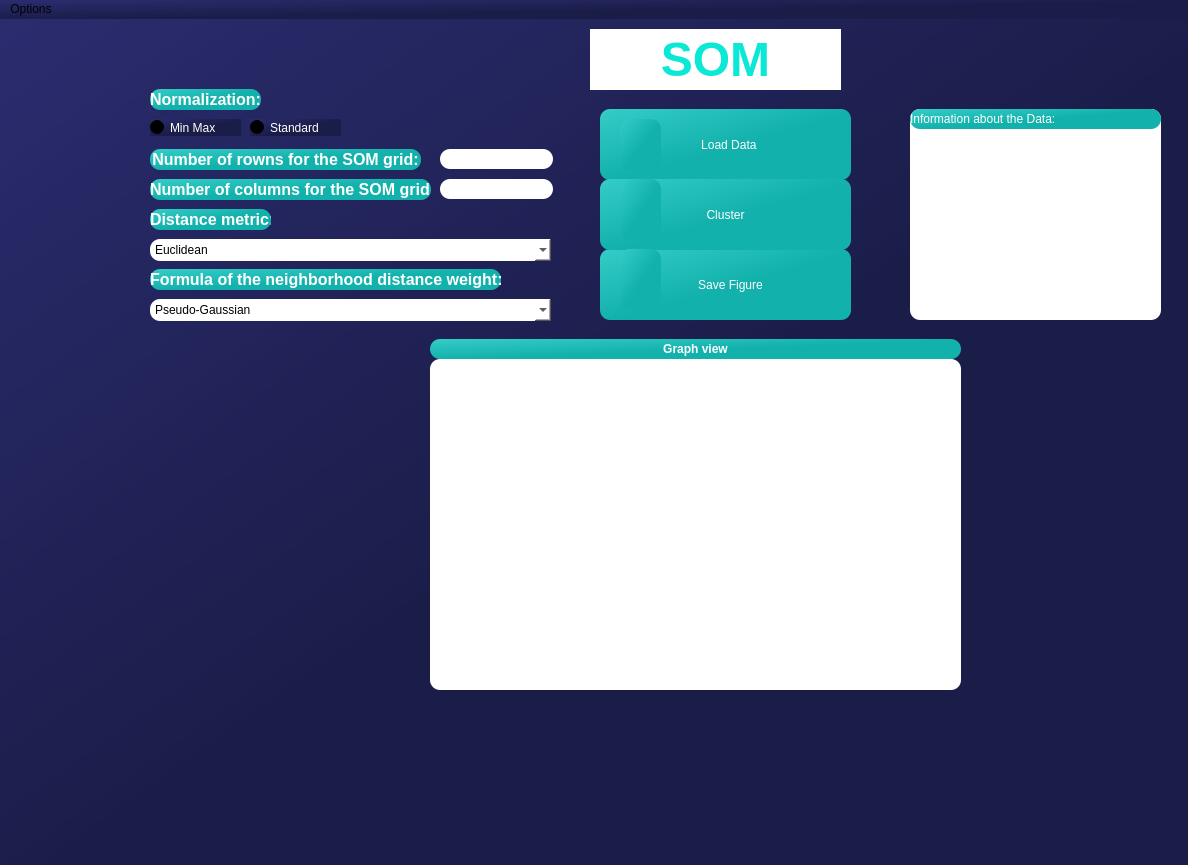
<?xml version="1.0" encoding="UTF-8"?>
<ui version="4.0">
 <class>janela1</class>
 <widget class="QMainWindow" name="janela1">
  <property name="geometry">
   <rect>
    <x>0</x>
    <y>0</y>
    <width>1188</width>
    <height>865</height>
   </rect>
  </property>
  <property name="windowTitle">
   <string>PyPower PM</string>
  </property>
  <property name="windowIcon">
   <iconset>
    <normaloff>../../Downloads/brain.png</normaloff>../../Downloads/brain.png</iconset>
  </property>
  <property name="styleSheet">
   <string notr="true">background-color: qlineargradient(spread:pad, x1:0, y1:0, x2:1, y2:1, stop:0 rgba(42, 44, 111, 255), stop:0.522887 rgba(27, 29, 73, 255));
border-radius: 10px;
</string>
  </property>
  <widget class="QWidget" name="centralwidget">
   <widget class="QLabel" name="label_4">
    <property name="geometry">
     <rect>
      <x>150</x>
      <y>70</y>
      <width>111</width>
      <height>21</height>
     </rect>
    </property>
    <property name="styleSheet">
     <string notr="true">font: 8pt &quot;Calisto MT&quot;;
color: rgb(255, 255, 255);
background-color: qlineargradient(spread:pad, x1:0, y1:0, x2:1, y2:1, stop:0 rgba(52, 204, 199, 255), stop:0.528947 rgba(19, 177, 172, 255));</string>
    </property>
    <property name="text">
     <string>&lt;html&gt;&lt;head/&gt;&lt;body&gt;&lt;p align=&quot;center&quot;&gt;&lt;span style=&quot; font-size:12pt; font-weight:600;&quot;&gt;Normalization:&lt;/span&gt;&lt;/p&gt;&lt;/body&gt;&lt;/html&gt;</string>
    </property>
   </widget>
   <widget class="QRadioButton" name="radioButton_2">
    <property name="geometry">
     <rect>
      <x>250</x>
      <y>100</y>
      <width>91</width>
      <height>17</height>
     </rect>
    </property>
    <property name="styleSheet">
     <string notr="true">
font: 75 12pt &quot;Calisto MT&quot;;
color: rgb(255, 255, 255);</string>
    </property>
    <property name="text">
     <string>Standard</string>
    </property>
   </widget>
   <widget class="QComboBox" name="comboBox_2">
    <property name="geometry">
     <rect>
      <x>150</x>
      <y>280</y>
      <width>401</width>
      <height>22</height>
     </rect>
    </property>
    <property name="styleSheet">
     <string notr="true">background-color: rgb(255, 255, 255);</string>
    </property>
    <item>
     <property name="text">
      <string>Pseudo-Gaussian</string>
     </property>
    </item>
    <item>
     <property name="text">
      <string>Mexican-Hat</string>
     </property>
    </item>
   </widget>
   <widget class="QLineEdit" name="lineEdit">
    <property name="geometry">
     <rect>
      <x>440</x>
      <y>130</y>
      <width>113</width>
      <height>20</height>
     </rect>
    </property>
    <property name="styleSheet">
     <string notr="true">background-color: rgb(255, 255, 255);</string>
    </property>
   </widget>
   <widget class="QRadioButton" name="radioButton">
    <property name="geometry">
     <rect>
      <x>150</x>
      <y>100</y>
      <width>91</width>
      <height>17</height>
     </rect>
    </property>
    <property name="styleSheet">
     <string notr="true">
font: 75 12pt &quot;Calisto MT&quot;;
color: rgb(255, 255, 255);</string>
    </property>
    <property name="text">
     <string>Min Max</string>
    </property>
   </widget>
   <widget class="QLabel" name="label_6">
    <property name="geometry">
     <rect>
      <x>150</x>
      <y>160</y>
      <width>281</width>
      <height>21</height>
     </rect>
    </property>
    <property name="styleSheet">
     <string notr="true">font: 8pt &quot;Calisto MT&quot;;
color: rgb(255, 255, 255);
background-color: qlineargradient(spread:pad, x1:0, y1:0, x2:1, y2:1, stop:0 rgba(52, 204, 199, 255), stop:0.528947 rgba(19, 177, 172, 255));</string>
    </property>
    <property name="text">
     <string>&lt;html&gt;&lt;head/&gt;&lt;body&gt;&lt;p align=&quot;center&quot;&gt;&lt;span style=&quot; font-size:12pt; font-weight:600;&quot;&gt;Number of columns for the SOM grid:&lt;/span&gt;&lt;/p&gt;&lt;/body&gt;&lt;/html&gt;</string>
    </property>
   </widget>
   <widget class="QLineEdit" name="lineEdit_2">
    <property name="geometry">
     <rect>
      <x>440</x>
      <y>160</y>
      <width>113</width>
      <height>20</height>
     </rect>
    </property>
    <property name="styleSheet">
     <string notr="true">background-color: rgb(255, 255, 255);</string>
    </property>
   </widget>
   <widget class="QComboBox" name="comboBox">
    <property name="geometry">
     <rect>
      <x>150</x>
      <y>220</y>
      <width>401</width>
      <height>22</height>
     </rect>
    </property>
    <property name="styleSheet">
     <string notr="true">background-color: rgb(255, 255, 255);</string>
    </property>
    <item>
     <property name="text">
      <string>Euclidean</string>
     </property>
    </item>
    <item>
     <property name="text">
      <string>Manhattan</string>
     </property>
    </item>
    <item>
     <property name="text">
      <string>Mahalanobis</string>
     </property>
    </item>
    <item>
     <property name="text">
      <string>Tanimoto</string>
     </property>
    </item>
   </widget>
   <widget class="QLabel" name="label_8">
    <property name="geometry">
     <rect>
      <x>150</x>
      <y>250</y>
      <width>351</width>
      <height>21</height>
     </rect>
    </property>
    <property name="styleSheet">
     <string notr="true">font: 8pt &quot;Calisto MT&quot;;
color: rgb(255, 255, 255);
background-color: qlineargradient(spread:pad, x1:0, y1:0, x2:1, y2:1, stop:0 rgba(52, 204, 199, 255), stop:0.528947 rgba(19, 177, 172, 255));</string>
    </property>
    <property name="text">
     <string>&lt;html&gt;&lt;head/&gt;&lt;body&gt;&lt;p align=&quot;center&quot;&gt;&lt;span style=&quot; font-size:12pt; font-weight:600; color:#ffffff;&quot;&gt;Formula of the neighborhood distance weight:&lt;/span&gt;&lt;/p&gt;&lt;/body&gt;&lt;/html&gt;</string>
    </property>
   </widget>
   <widget class="QLabel" name="label_5">
    <property name="geometry">
     <rect>
      <x>150</x>
      <y>130</y>
      <width>271</width>
      <height>21</height>
     </rect>
    </property>
    <property name="styleSheet">
     <string notr="true">font: 8pt &quot;Calisto MT&quot;;
color: rgb(255, 255, 255);
background-color: qlineargradient(spread:pad, x1:0, y1:0, x2:1, y2:1, stop:0 rgba(52, 204, 199, 255), stop:0.528947 rgba(19, 177, 172, 255));</string>
    </property>
    <property name="text">
     <string>&lt;html&gt;&lt;head/&gt;&lt;body&gt;&lt;p align=&quot;center&quot;&gt;&lt;span style=&quot; font-size:12pt; font-weight:600;&quot;&gt;Number of rowns for the SOM grid:&lt;/span&gt;&lt;/p&gt;&lt;/body&gt;&lt;/html&gt;</string>
    </property>
   </widget>
   <widget class="QLabel" name="label_7">
    <property name="geometry">
     <rect>
      <x>150</x>
      <y>190</y>
      <width>121</width>
      <height>21</height>
     </rect>
    </property>
    <property name="styleSheet">
     <string notr="true">font: 8pt &quot;Calisto MT&quot;;
color: rgb(255, 255, 255);
background-color: qlineargradient(spread:pad, x1:0, y1:0, x2:1, y2:1, stop:0 rgba(52, 204, 199, 255), stop:0.528947 rgba(19, 177, 172, 255));</string>
    </property>
    <property name="text">
     <string>&lt;html&gt;&lt;head/&gt;&lt;body&gt;&lt;p align=&quot;center&quot;&gt;&lt;span style=&quot; font-size:12pt; font-weight:600; color:#ffffff;&quot;&gt;Distance metric:&lt;/span&gt;&lt;/p&gt;&lt;/body&gt;&lt;/html&gt;</string>
    </property>
   </widget>
   <widget class="QLabel" name="label_9">
    <property name="geometry">
     <rect>
      <x>620</x>
      <y>100</y>
      <width>41</width>
      <height>51</height>
     </rect>
    </property>
    <property name="styleSheet">
     <string notr="true">background-color: qlineargradient(spread:pad, x1:0, y1:0, x2:1, y2:1, stop:0.0113636 rgba(67, 0, 0, 255), stop:0.551136 rgba(67, 0, 0, 255));</string>
    </property>
    <property name="text">
     <string/>
    </property>
    <property name="pixmap">
     <pixmap>../../Google Drive/LABSIA - PIBIC/Interface_PIBIC2020/arrow (1).png</pixmap>
    </property>
   </widget>
   <widget class="QPushButton" name="pushButton">
    <property name="geometry">
     <rect>
      <x>600</x>
      <y>90</y>
      <width>251</width>
      <height>71</height>
     </rect>
    </property>
    <property name="styleSheet">
     <string notr="true">color: rgb(255, 255, 255);
font: 75 20pt &quot;Calisto MT&quot;;
background-color: qlineargradient(spread:pad, x1:0, y1:0, x2:1, y2:1, stop:0 rgba(52, 204, 199, 255), stop:0.528947 rgba(19, 177, 172, 255));</string>
    </property>
    <property name="text">
     <string>  Load Data</string>
    </property>
   </widget>
   <widget class="QLabel" name="label_12">
    <property name="geometry">
     <rect>
      <x>620</x>
      <y>230</y>
      <width>41</width>
      <height>61</height>
     </rect>
    </property>
    <property name="styleSheet">
     <string notr="true">background-color: qlineargradient(spread:pad, x1:0, y1:0, x2:1, y2:1, stop:0.0113636 rgba(67, 0, 0, 255), stop:0.551136 rgba(67, 0, 0, 255));</string>
    </property>
    <property name="text">
     <string/>
    </property>
    <property name="pixmap">
     <pixmap>../../Google Drive/LABSIA - PIBIC/Interface_PIBIC2020/arrows.png</pixmap>
    </property>
   </widget>
   <widget class="QLabel" name="label_10">
    <property name="geometry">
     <rect>
      <x>620</x>
      <y>170</y>
      <width>41</width>
      <height>61</height>
     </rect>
    </property>
    <property name="styleSheet">
     <string notr="true">background-color: qlineargradient(spread:pad, x1:0, y1:0, x2:1, y2:1, stop:0.0113636 rgba(67, 0, 0, 255), stop:0.551136 rgba(67, 0, 0, 255));</string>
    </property>
    <property name="text">
     <string/>
    </property>
    <property name="pixmap">
     <pixmap>../../Google Drive/LABSIA - PIBIC/Interface_PIBIC2020/search.png</pixmap>
    </property>
   </widget>
   <widget class="QPushButton" name="pushButton_3">
    <property name="geometry">
     <rect>
      <x>600</x>
      <y>230</y>
      <width>251</width>
      <height>71</height>
     </rect>
    </property>
    <property name="styleSheet">
     <string notr="true">color: rgb(255, 255, 255);
font: 75 20pt &quot;Calisto MT&quot;;
background-color: qlineargradient(spread:pad, x1:0, y1:0, x2:1, y2:1, stop:0 rgba(52, 204, 199, 255), stop:0.528947 rgba(19, 177, 172, 255));</string>
    </property>
    <property name="text">
     <string>   Save Figure</string>
    </property>
   </widget>
   <widget class="QPushButton" name="pushButton_2">
    <property name="geometry">
     <rect>
      <x>600</x>
      <y>160</y>
      <width>251</width>
      <height>71</height>
     </rect>
    </property>
    <property name="styleSheet">
     <string notr="true">color: rgb(255, 255, 255);
font: 75 20pt &quot;Calisto MT&quot;;
background-color: qlineargradient(spread:pad, x1:0, y1:0, x2:1, y2:1, stop:0 rgba(52, 204, 199, 255), stop:0.528947 rgba(19, 177, 172, 255));</string>
    </property>
    <property name="text">
     <string>Cluster</string>
    </property>
   </widget>
   <widget class="QLabel" name="label_11">
    <property name="geometry">
     <rect>
      <x>620</x>
      <y>100</y>
      <width>41</width>
      <height>51</height>
     </rect>
    </property>
    <property name="styleSheet">
     <string notr="true">background-color: qlineargradient(spread:pad, x1:0, y1:0, x2:1, y2:1, stop:0 rgba(52, 204, 199, 255), stop:0.528947 rgba(19, 177, 172, 255));</string>
    </property>
    <property name="text">
     <string/>
    </property>
    <property name="pixmap">
     <pixmap>../../Google Drive/LABSIA - PIBIC/Interface_PIBIC2020/arrow (1).png</pixmap>
    </property>
   </widget>
   <widget class="QLabel" name="label_13">
    <property name="geometry">
     <rect>
      <x>620</x>
      <y>160</y>
      <width>41</width>
      <height>61</height>
     </rect>
    </property>
    <property name="styleSheet">
     <string notr="true">background-color: qlineargradient(spread:pad, x1:0, y1:0, x2:1, y2:1, stop:0 rgba(52, 204, 199, 255), stop:0.528947 rgba(19, 177, 172, 255));</string>
    </property>
    <property name="text">
     <string/>
    </property>
    <property name="pixmap">
     <pixmap>../../Google Drive/LABSIA - PIBIC/Interface_PIBIC2020/search.png</pixmap>
    </property>
   </widget>
   <widget class="QLabel" name="label_14">
    <property name="geometry">
     <rect>
      <x>620</x>
      <y>230</y>
      <width>41</width>
      <height>61</height>
     </rect>
    </property>
    <property name="styleSheet">
     <string notr="true">background-color: qlineargradient(spread:pad, x1:0, y1:0, x2:1, y2:1, stop:0 rgba(52, 204, 199, 255), stop:0.528947 rgba(19, 177, 172, 255));</string>
    </property>
    <property name="text">
     <string/>
    </property>
    <property name="pixmap">
     <pixmap>../../Google Drive/LABSIA - PIBIC/Interface_PIBIC2020/arrows.png</pixmap>
    </property>
   </widget>
   <widget class="QLabel" name="label_3">
    <property name="geometry">
     <rect>
      <x>780</x>
      <y>10</y>
      <width>61</width>
      <height>61</height>
     </rect>
    </property>
    <property name="styleSheet">
     <string notr="true">border-radius: 0px;
background-color: rgb(255, 255, 255);</string>
    </property>
    <property name="text">
     <string/>
    </property>
    <property name="pixmap">
     <pixmap>../../Google Drive/LABSIA - PIBIC/Interface_PIBIC2020/computer.png</pixmap>
    </property>
    <property name="scaledContents">
     <bool>false</bool>
    </property>
   </widget>
   <widget class="QLabel" name="label">
    <property name="geometry">
     <rect>
      <x>650</x>
      <y>10</y>
      <width>131</width>
      <height>61</height>
     </rect>
    </property>
    <property name="styleSheet">
     <string notr="true">font: 8pt &quot;Calisto MT&quot;;
border-radius: 0px;
background-color: rgb(255, 255, 255);</string>
    </property>
    <property name="text">
     <string>&lt;html&gt;&lt;head/&gt;&lt;body&gt;&lt;p align=&quot;center&quot;&gt;&lt;span style=&quot; font-size:36pt; font-weight:600; color:#0ce8d6;&quot;&gt;SOM&lt;/span&gt;&lt;/p&gt;&lt;/body&gt;&lt;/html&gt;</string>
    </property>
   </widget>
   <widget class="QLabel" name="label_2">
    <property name="geometry">
     <rect>
      <x>590</x>
      <y>10</y>
      <width>71</width>
      <height>61</height>
     </rect>
    </property>
    <property name="styleSheet">
     <string notr="true">border-radius: 0px;
background-color: rgb(255, 255, 255);</string>
    </property>
    <property name="text">
     <string/>
    </property>
    <property name="pixmap">
     <pixmap>../../Google Drive/LABSIA - PIBIC/Interface_PIBIC2020/technology.png</pixmap>
    </property>
    <property name="scaledContents">
     <bool>false</bool>
    </property>
   </widget>
   <widget class="QLabel" name="label_15">
    <property name="geometry">
     <rect>
      <x>910</x>
      <y>90</y>
      <width>251</width>
      <height>20</height>
     </rect>
    </property>
    <property name="styleSheet">
     <string notr="true">font: 75 12pt &quot;Calisto MT&quot;;
color: rgb(255, 255, 255);
background-color: qlineargradient(spread:pad, x1:0, y1:0, x2:1, y2:1, stop:0 rgba(52, 204, 199, 255), stop:0.528947 rgba(19, 177, 172, 255));</string>
    </property>
    <property name="text">
     <string>&lt;html&gt;&lt;head/&gt;&lt;body&gt;&lt;p align=&quot;center&quot;&gt;&lt;span style=&quot; font-weight:600;&quot;&gt;Information about the Data:&lt;/span&gt;&lt;/p&gt;&lt;/body&gt;&lt;/html&gt;</string>
    </property>
   </widget>
   <widget class="QTextEdit" name="textEdit">
    <property name="geometry">
     <rect>
      <x>910</x>
      <y>90</y>
      <width>251</width>
      <height>211</height>
     </rect>
    </property>
    <property name="styleSheet">
     <string notr="true">background-color: rgb(255, 255, 255);</string>
    </property>
   </widget>
   <widget class="QLabel" name="label_17">
    <property name="geometry">
     <rect>
      <x>430</x>
      <y>340</y>
      <width>531</width>
      <height>331</height>
     </rect>
    </property>
    <property name="styleSheet">
     <string notr="true">background-color: rgb(255, 255, 255);</string>
    </property>
    <property name="text">
     <string/>
    </property>
   </widget>
   <widget class="QLabel" name="label_16">
    <property name="geometry">
     <rect>
      <x>430</x>
      <y>320</y>
      <width>531</width>
      <height>20</height>
     </rect>
    </property>
    <property name="styleSheet">
     <string notr="true">font: 75 12pt &quot;Calisto MT&quot;;
color: rgb(255, 255, 255);
background-color: qlineargradient(spread:pad, x1:0, y1:0, x2:1, y2:1, stop:0 rgba(52, 204, 199, 255), stop:0.528947 rgba(19, 177, 172, 255));</string>
    </property>
    <property name="text">
     <string>&lt;html&gt;&lt;head/&gt;&lt;body&gt;&lt;p align=&quot;center&quot;&gt;&lt;span style=&quot; font-weight:600;&quot;&gt;Graph view&lt;/span&gt;&lt;/p&gt;&lt;/body&gt;&lt;/html&gt;</string>
    </property>
   </widget>
   <zorder>label_3</zorder>
   <zorder>textEdit</zorder>
   <zorder>label_4</zorder>
   <zorder>radioButton_2</zorder>
   <zorder>comboBox_2</zorder>
   <zorder>lineEdit</zorder>
   <zorder>radioButton</zorder>
   <zorder>label_6</zorder>
   <zorder>lineEdit_2</zorder>
   <zorder>comboBox</zorder>
   <zorder>label_8</zorder>
   <zorder>label_5</zorder>
   <zorder>label_7</zorder>
   <zorder>label_9</zorder>
   <zorder>pushButton</zorder>
   <zorder>label_12</zorder>
   <zorder>label_10</zorder>
   <zorder>pushButton_3</zorder>
   <zorder>pushButton_2</zorder>
   <zorder>label_11</zorder>
   <zorder>label_13</zorder>
   <zorder>label_14</zorder>
   <zorder>label</zorder>
   <zorder>label_2</zorder>
   <zorder>label_15</zorder>
   <zorder>label_17</zorder>
   <zorder>label_16</zorder>
  </widget>
  <widget class="QMenuBar" name="menubar">
   <property name="geometry">
    <rect>
     <x>0</x>
     <y>0</y>
     <width>1188</width>
     <height>21</height>
    </rect>
   </property>
   <widget class="QMenu" name="menuOptions">
    <property name="title">
     <string>Options</string>
    </property>
    <addaction name="actionUndo"/>
    <addaction name="actionQuit"/>
   </widget>
   <addaction name="menuOptions"/>
  </widget>
  <action name="actionUndo">
   <property name="icon">
    <iconset>
     <normaloff>../../.spyder-py3/Interface_PIBIC2020/undo.png</normaloff>../../.spyder-py3/Interface_PIBIC2020/undo.png</iconset>
   </property>
   <property name="text">
    <string>Undo</string>
   </property>
   <property name="shortcut">
    <string>Ctrl+Z</string>
   </property>
  </action>
  <action name="actionQuit">
   <property name="icon">
    <iconset>
     <normaloff>../../.spyder-py3/Interface_PIBIC2020/close.png</normaloff>../../.spyder-py3/Interface_PIBIC2020/close.png</iconset>
   </property>
   <property name="text">
    <string>Quit</string>
   </property>
   <property name="shortcut">
    <string>Ctrl+C</string>
   </property>
  </action>
 </widget>
 <resources/>
 <connections>
  <connection>
   <sender>actionQuit</sender>
   <signal>triggered()</signal>
   <receiver>janela1</receiver>
   <slot>close()</slot>
   <hints>
    <hint type="sourcelabel">
     <x>-1</x>
     <y>-1</y>
    </hint>
    <hint type="destinationlabel">
     <x>593</x>
     <y>432</y>
    </hint>
   </hints>
  </connection>
 </connections>
</ui>
